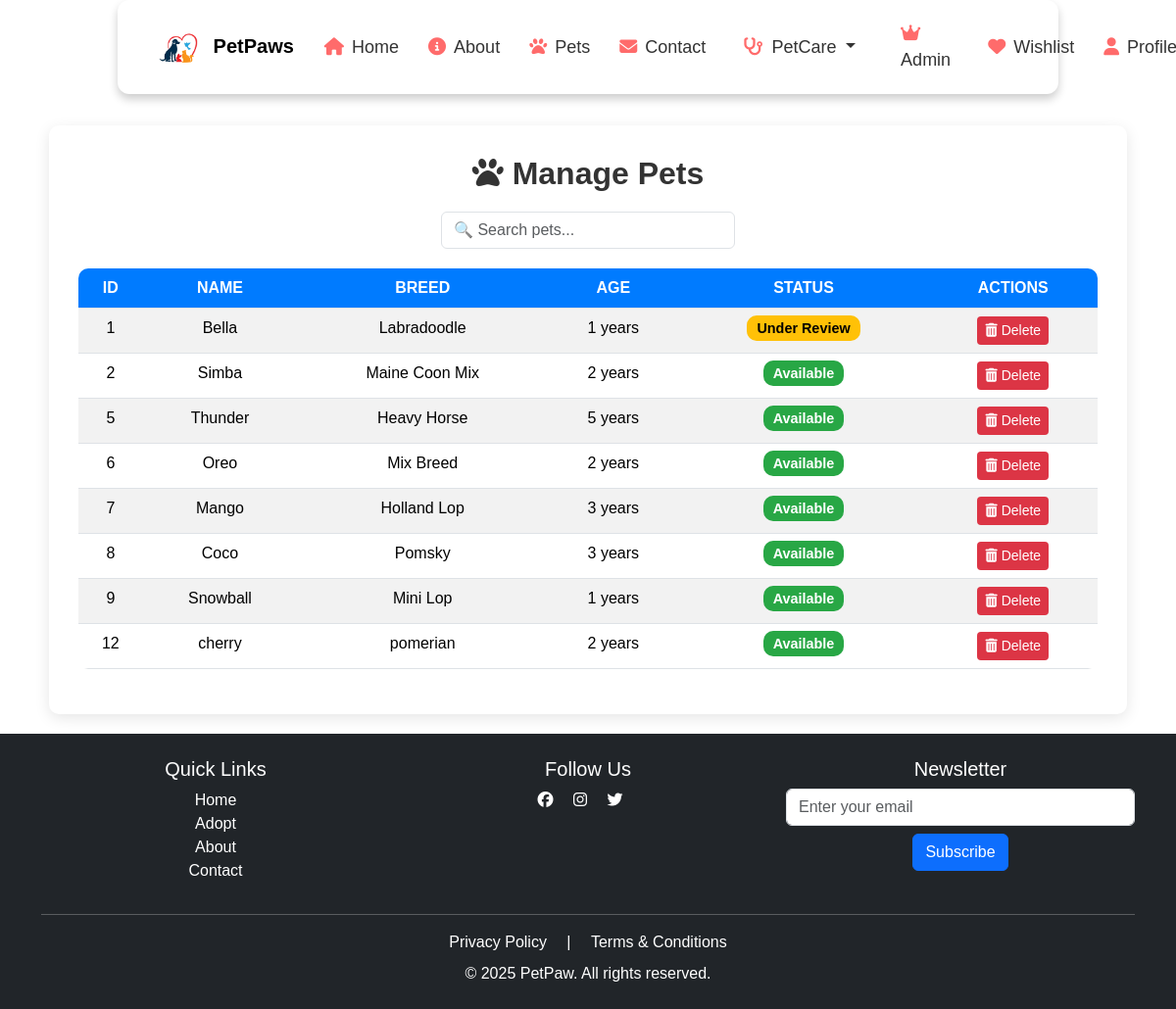
The page /manage-pets/ (signed in) on the database its author committed.
### PetPaws/models.py (models this page shows, shortened)
class Pet(models.Model):
    STATUS_CHOICES = [
        ('Available', 'Available'),
        ('Adopted', 'Adopted'),
        ('Under Review', 'Under Review'),
        ('Sold', 'Sold'),
    ]
    PET_TYPE_CHOICES = [
        ('Dog', 'Dog'),
        ('Cat', 'Cat'),
        ('Bird', 'Bird'),
        ('Horse', 'Horse'),
        ('Other', 'Other'),
    ]
    name = models.CharField(max_length=100)
    breed = models.CharField(max_length=100)
    age = models.PositiveIntegerField()
    description = models.TextField(blank=True, null=True)
    image = models.ImageField(upload_to='pet_images/', default='pet_images/default_pet.jpg')
    status = models.CharField(max_length=50, choices=STATUS_CHOICES, default='Available')
    owner = models.ForeignKey(settings.AUTH_USER_MODEL, on_delete=models.CASCADE, related_name='pets')
    medical_issues = models.CharField(max_length=255, blank=True, null=True)
    pet_type = models.CharField(max_length=50, choices=PET_TYPE_CHOICES)
    other_pet_type = models.CharField(max_length=100, blank=True, null=True)
    address = models.CharField(max_length=255)

### PetPaws/views.py (the view)
# urls.py: path('manage-pets/', views.manage_pets_view, name='manage_pets'),  # Seller/Admin managing all their pets
@login_required
def manage_pets_view(request):
    if not request.user.is_superuser:  # Only allow superusers to access this view
        return redirect('home')
    pets = Pet.objects.all()
    return render(request, 'manage_pets.html', {'pets': pets})

### PetPaws/templates/manage_pets.html (shortened to what this page needs)
{% extends "base.html" %}
{% load static %}
{% block content %}
<div class="container mt-5">
    <div class="manage-pets-container">
        <h2><i class="fas fa-paw"></i> Manage Pets</h2>
        <input type="text" id="searchPet" class="form-control search-box" placeholder="🔍 Search pets..." onkeyup="filterPets()">
        <table class="table table-hover table-striped mt-3">
            <thead>
                <tr>
                    <th>ID</th>
                    <th>Name</th>
                    <th>Breed</th>
                    <th>Age</th>
                    <th>Status</th>
                    <th>Actions</th>
                </tr>
            </thead>
            <tbody id="petTable">
                {% for pet in pets %}
                <tr>
                    <td>{{ pet.id }}</td>
                    <td>{{ pet.name }}</td>
                    <td>{{ pet.breed }}</td>
                    <td>{{ pet.age }} years</td>
                    <td>
                        <span class="status-badge
                            {% if pet.status == 'Available' %}available
                            {% elif pet.status == 'Adopted' %}adopted
                            {% else %}pending{% endif %}">
                            {{ pet.status }}
                        </span>
                    </td>
                    <td>
                        <a href="{% url 'delete_pet' pet.id %}" class="btn btn-danger btn-sm" onclick="return confirm('Are you sure?')">
                            <i class="fas fa-trash-alt"></i> Delete
                        </a>
                    </td>
                </tr>
                {% endfor %}
            </tbody>
        </table>
    </div>
</div>
{% endblock %}

### PetPaws/static/styles.css (style rules this page uses)
body { font-family: 'Poppins', sans-serif; background-color: #f8f9fa; color: #333; transition: background-color 0.3s ease-in-out; }
* { margin: 0; padding: 0; box-sizing: border-box; font-family: 'Poppins', sans-serif; }
body { margin: 0; padding: 0; background: #ffffff; position: relative; min-height: 100vh; }

### PetPaws/templates/base.html (style rules this page uses)
body { padding-top: 80px; }
html, body { height: 100%; margin: 0; display: flex; flex-direction: column; }

### PetPaws/templates/manage_pets.html (style rules this page uses)
.manage-pets-container { max-width: 1100px; margin: auto; background: white; padding: 30px; border-radius: 10px; box-shadow: 0px 4px 15px rgba(0, 0, 0, 0.1); text-align: center; }
h2 { font-weight: bold; color: #333; margin-bottom: 20px; }
.table { border-radius: 10px; overflow: hidden; }
.table th { background-color: #007bff; color: white; text-transform: uppercase; }
.status-badge { font-size: 0.9rem; font-weight: bold; padding: 5px 10px; border-radius: 10px; }
.available { background: #28a745; color: white; }
.pending { background: #ffc107; color: black; }
.btn-danger { background: #dc3545; border: none; transition: 0.3s ease-in-out; }
.search-box { width: 100%; max-width: 300px; margin: 10px auto 20px; }

### rows shown on the page
Pet: id "1", name "Bella", breed "Labradoodle", age "1", status "Under Review"
Pet: id "2", name "Simba", breed "Maine Coon Mix", age "2", status "Available"
Pet: id "5", name "Thunder", breed "Heavy Horse", age "5", status "Available"
Pet: id "6", name "Oreo", breed "Mix Breed", age "2", status "Available"
Pet: id "7", name "Mango", breed "Holland Lop", age "3", status "Available"
Pet: id "8", name "Coco", breed "Pomsky", age "3", status "Available"
Pet: id "9", name "Snowball", breed "Mini Lop", age "1", status "Available"
Pet: id "12", name "cherry", breed "pomerian", age "2", status "Available"
